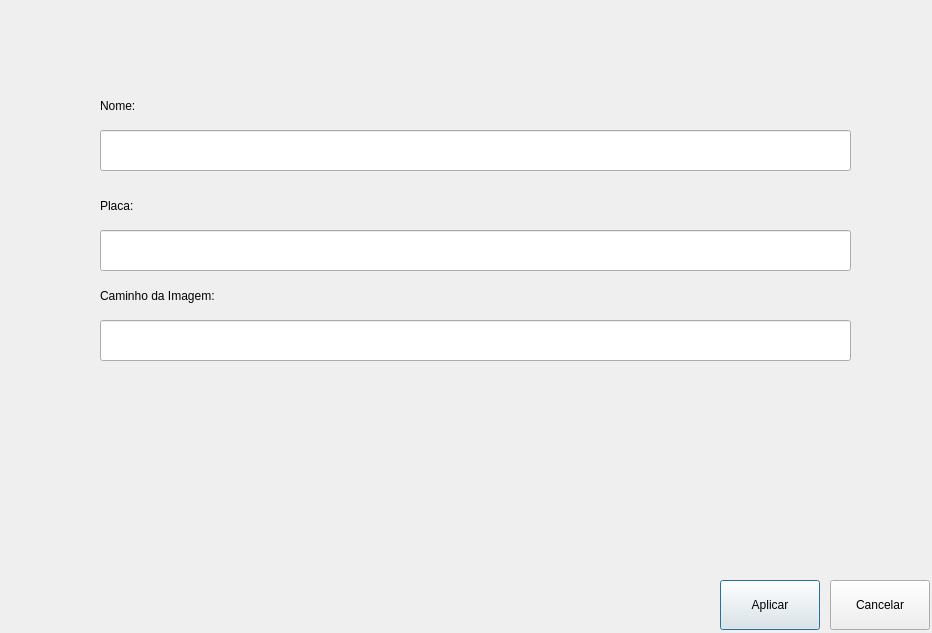
<?xml version="1.0" encoding="UTF-8"?>
<ui version="4.0">
 <class>Dialog</class>
 <widget class="QDialog" name="Dialog">
  <property name="geometry">
   <rect>
    <x>0</x>
    <y>0</y>
    <width>932</width>
    <height>633</height>
   </rect>
  </property>
  <property name="windowTitle">
   <string>Dialog</string>
  </property>
  <widget class="QPushButton" name="pushButton">
   <property name="geometry">
    <rect>
     <x>720</x>
     <y>580</y>
     <width>100</width>
     <height>50</height>
    </rect>
   </property>
   <property name="text">
    <string>Aplicar</string>
   </property>
  </widget>
  <widget class="QPushButton" name="pushButton_2">
   <property name="geometry">
    <rect>
     <x>830</x>
     <y>580</y>
     <width>100</width>
     <height>50</height>
    </rect>
   </property>
   <property name="text">
    <string>Cancelar</string>
   </property>
  </widget>
  <widget class="QLineEdit" name="lineEdit">
   <property name="geometry">
    <rect>
     <x>100</x>
     <y>130</y>
     <width>751</width>
     <height>41</height>
    </rect>
   </property>
  </widget>
  <widget class="QLabel" name="label">
   <property name="geometry">
    <rect>
     <x>100</x>
     <y>90</y>
     <width>311</width>
     <height>31</height>
    </rect>
   </property>
   <property name="text">
    <string>Nome:</string>
   </property>
  </widget>
  <widget class="QLineEdit" name="lineEdit_2">
   <property name="geometry">
    <rect>
     <x>100</x>
     <y>230</y>
     <width>751</width>
     <height>41</height>
    </rect>
   </property>
  </widget>
  <widget class="QLabel" name="label_2">
   <property name="geometry">
    <rect>
     <x>100</x>
     <y>190</y>
     <width>311</width>
     <height>31</height>
    </rect>
   </property>
   <property name="text">
    <string>Placa:</string>
   </property>
  </widget>
  <widget class="QLineEdit" name="lineEdit_3">
   <property name="geometry">
    <rect>
     <x>100</x>
     <y>320</y>
     <width>751</width>
     <height>41</height>
    </rect>
   </property>
  </widget>
  <widget class="QLabel" name="label_3">
   <property name="geometry">
    <rect>
     <x>100</x>
     <y>280</y>
     <width>311</width>
     <height>31</height>
    </rect>
   </property>
   <property name="text">
    <string>Caminho da Imagem:</string>
   </property>
  </widget>
 </widget>
 <resources/>
 <connections/>
</ui>
